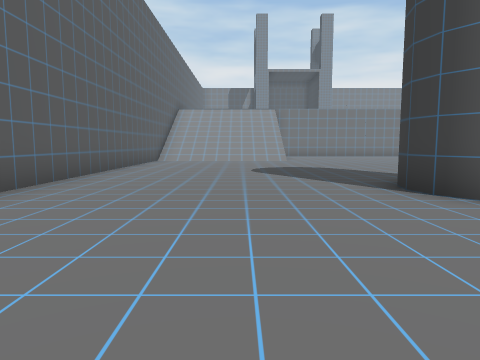
view 1 (above)

24 first-person views from a walk through a scene from a Unity 3-D project. The camera is 1.3 m above the floor, tilts 6° down and sees 70° across. The floor is counted in squares, 2 m on a side. Each view is taken from the middle of a square. On the plan, view 1 faces up. The plan holds only what a view shows up to about 10 squares ahead; the rest is blank. The place goes on beyond the plan. The player character is not drawn.

view 2
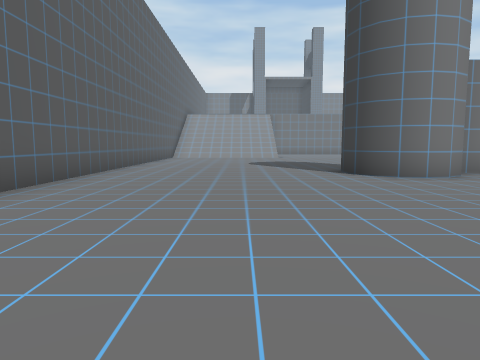

view 3
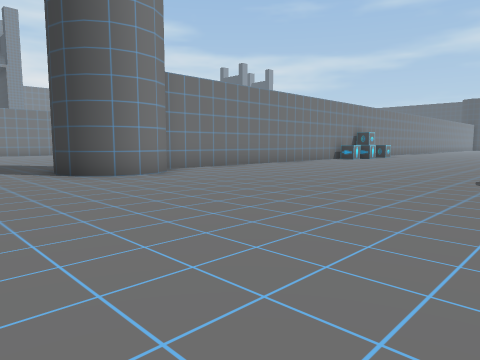

view 4
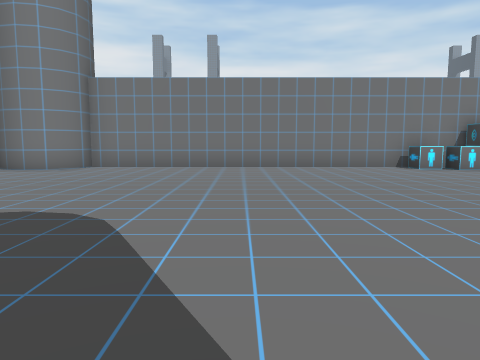

view 5
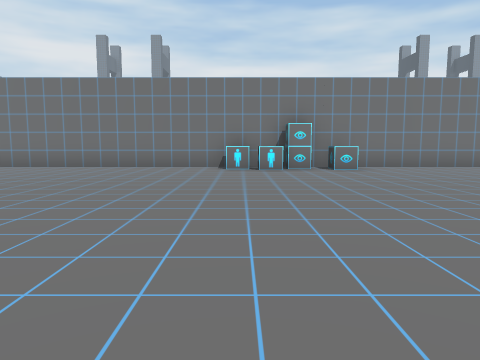

view 6
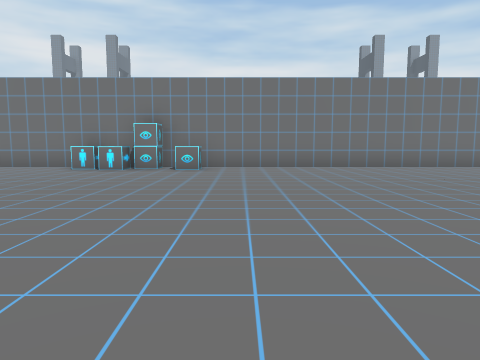

view 7
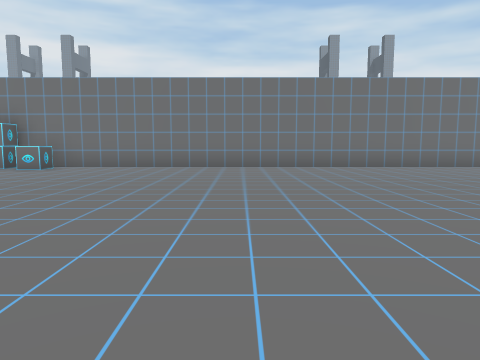

view 8
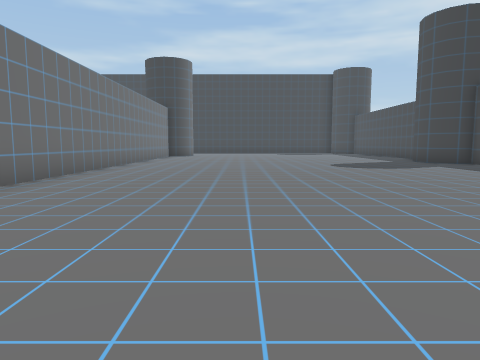

view 9
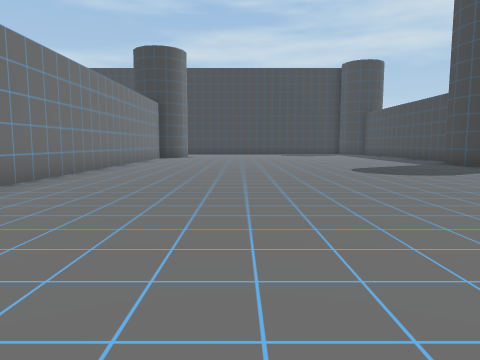

view 10
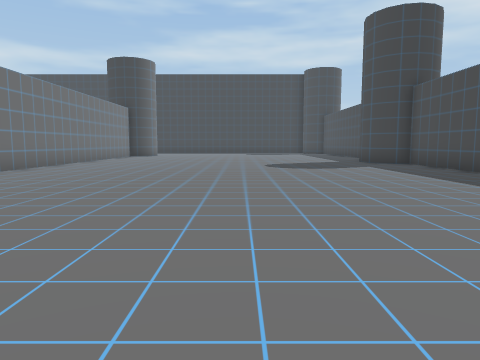

view 11
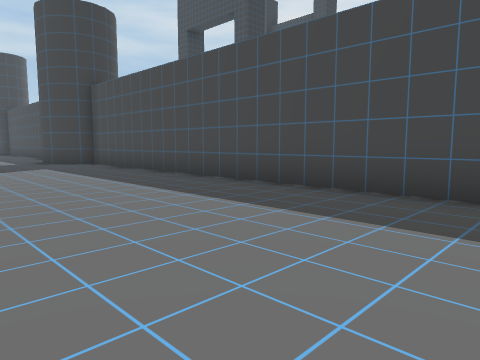

view 12
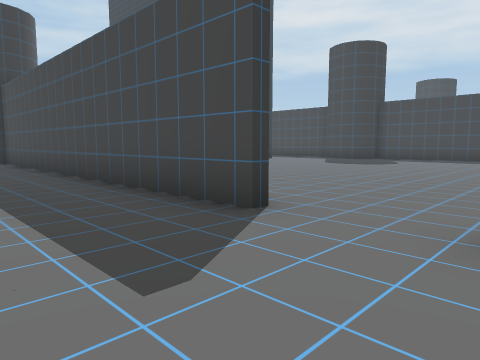

view 13
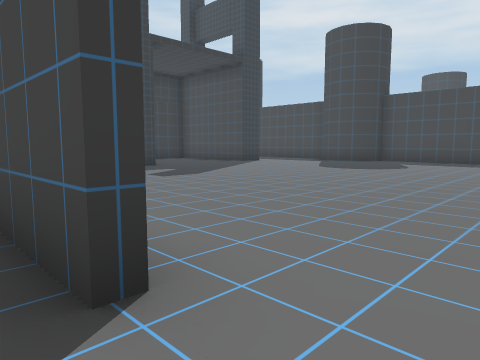

view 14
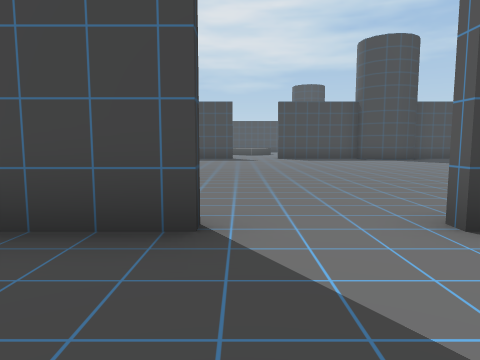

view 15
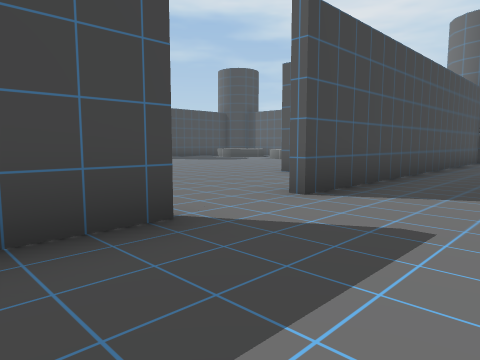

view 16
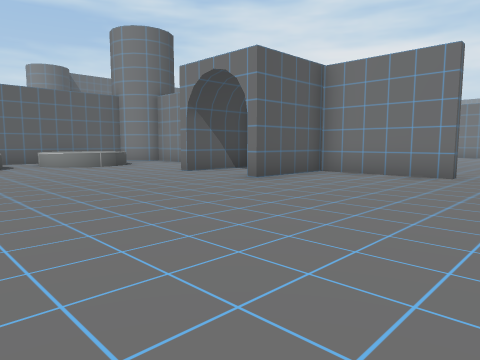

view 17
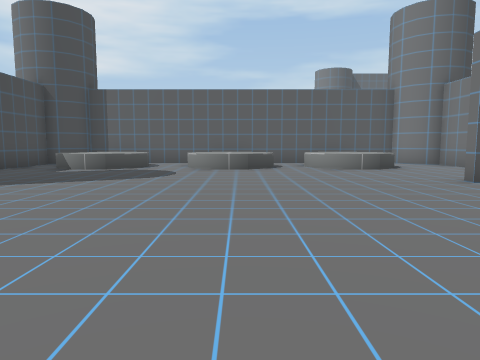

view 18
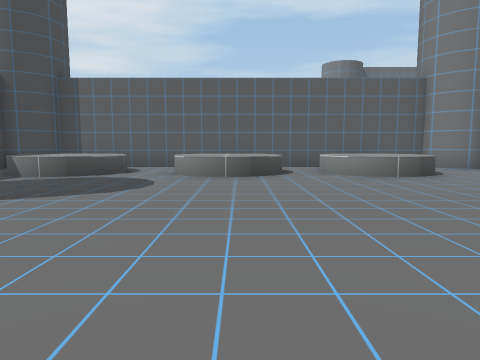

view 19
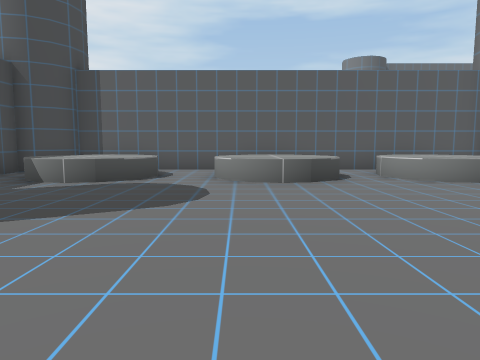

view 20
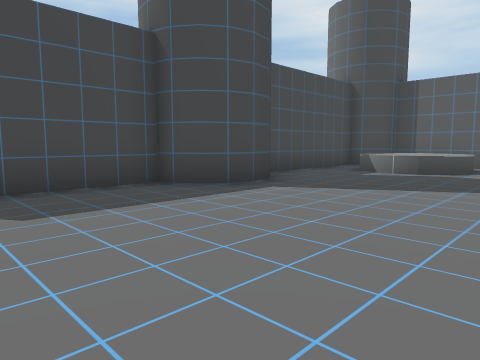

view 21
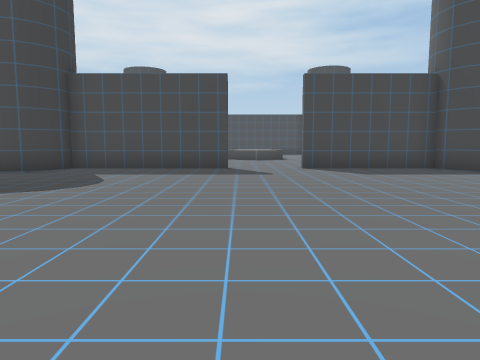

view 22
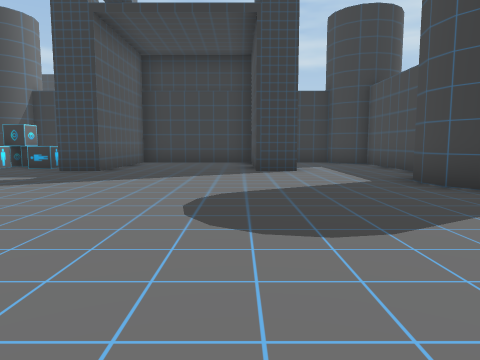

view 23
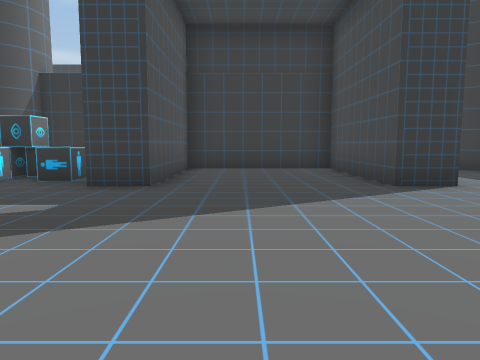

view 24
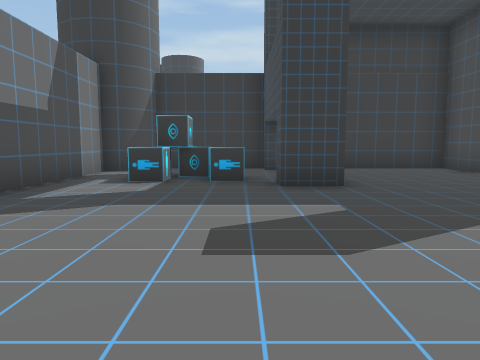

### Floor plan
Points are (right, up) in squares from view 1. A wall is a line through its corners. A room is listed if a view was taken in it or the views show most of it. See-through windows are left out.
Room 1 (views 1, 2, 3, 4, 5, 6, 7, 8, 9, 10, 11, 12, 13, 14, 15)
walls: (12.2, -6.5) (20.4, -6.5); (22.2, -6.5) (32.1, -6.5); (3.2, 3.6) (2.7, 3.9); (34.1, 4.7) (4.8, 4.7) (4.8, 4.3) (4.5, 3.9) (4.1, 3.7) (3.6, 3.6) (2.9, 3.7) (2.5, 4.3) (2.4, 4.8) (2.5, 5.4); (33.5, -5.7) (33.9, -5.4); (-3.2, 10) (-3.2, 1.5)
ways out: opening at (21.5, -7) to room 2
objects: other object (14, 4); other object (15, 4); other object (17, 4)
Room 2 (views 16, 17, 18, 19, 20, 21, 22, 23, 24)
walls: (22.2, -19.1) (26.5, -19.1); (20.4, -6.8) (17.5, -6.8); (15.1, -18.1) (15.6, -18) (16.1, -18.1) (16.5, -18.4) (16.8, -18.8) (16.9, -19.1) (20.4, -19.1); (26.5, -18.9) (26.8, -18.4) (27.2, -18.1) (27.7, -18) (28.3, -18.1); (14.7, -18.3) (15.1, -18); (30.3, -16.5) (30.3, -15.4) (34.1, -15.4) (34.1, -11.6) (30.3, -11.6) (30.3, -10.6) (30.9, -10.6); (11.5, -6.8) (10.9, -6.8); (10.3, -7) (9.9, -7.5) (9.5, -7.8); (9.8, -18.4) (10, -18.8); (10, -19.1) (11.1, -19.1); (9.3, -7.8) (9.3, -18.1); (34.1, -10.6) (34.1, -7.9) (33.5, -7.5) (33.2, -7.1); (33.2, -18.8) (33.5, -18.3); (33.1, -6.8) (29.5, -6.8)
ways out: opening at (21.5, -7) to room 1
objects: other object (10, -18) to (12, -16); other object (10, -14) to (12, -12); other object (10, -11) to (12, -9); other object (15, -9) to (15, -8); other object (17, -9) to (17, -7); other object (31, -10) to (32, -10); other object (31, -9) to (31, -8); other object (32, -9); other object (32, -8)

Positions as (right, up) in squares from view 1, and headings:
1: (0, 0), facing up
2: (0, -3), facing up
3: (0, -3), facing up-right
4: (9, -5), facing up
5: (14, -5), facing up
6: (18, -5), facing up
7: (22, -5), facing up
8: (22, 1), facing right
9: (24, 1), facing right
10: (22, -1), facing right
11: (22, -2), facing down-right
12: (20, -4), facing down-right
13: (21, -6), facing down-right
14: (22, -4), facing down
15: (24, -4), facing down-left
16: (22, -14), facing up-left
17: (21, -13), facing left
18: (19, -13), facing left
19: (18, -14), facing left
20: (20, -14), facing down-left
21: (22, -10), facing down
22: (22, -15), facing right
23: (25, -13), facing right
24: (25, -10), facing right
